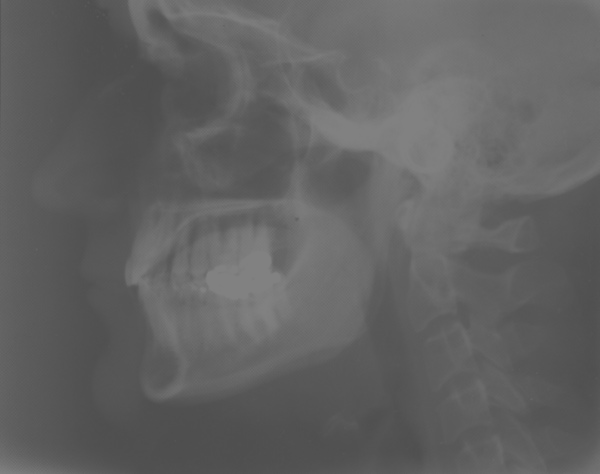
#> input picture Image Processing/Task 4/data/cv04_rentgen.bmp, 600 x 474 px
$ python 02_histogram_equalization.py
#> lines starting #> are read from the running program, lines starting #| are printed output that depends on the picture
import cv2
import numpy as np
import matplotlib.pyplot as plt

'''
Does image equalization on an image (improves contrast)
'''

# Reading image
image = cv2.imread("./data/cv04_rentgen.bmp")
#> image is the input picture: shape (474, 600, 3); min 78, max 129, mean 97.9
equalized = image.copy()

# Calculating the histogram
flat_img = image[:,:,0].ravel() # Assumed grayscale 1D array
histogram, _ = np.histogram(flat_img, bins=256, range=[0,256])
#> histogram = 256 values, max 10811 at index 88, min 0 at index 0, mean 1110.9

# Constants
lowest_intensity = 0 # start index for cum sum
min_intensity = 0 # lowest greyscale value
max_intensity = 255 # highest greyscale value
width = image.shape[0]
#> width = 474
height = image.shape[1]
#> height = 600

# Equalization
for y in range(0, width):
    for x in range(0,height):
        intensity = image[y,x,0]
        cum_intensity = np.sum(histogram[lowest_intensity:intensity+1]) # cum sum from zero to current intensity (to see where it lies in the distribution)
        equalized[y,x] = (max_intensity/(width*height))*cum_intensity # normalization (to spread values accros the distribution of 0-255)
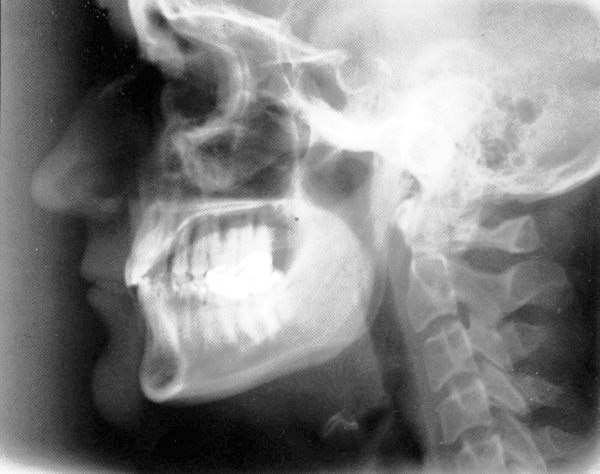
#> equalized: shape (474, 600, 3); min 0, max 255, mean 130.1

# Image display
display = np.concatenate((image, equalized), axis=1)
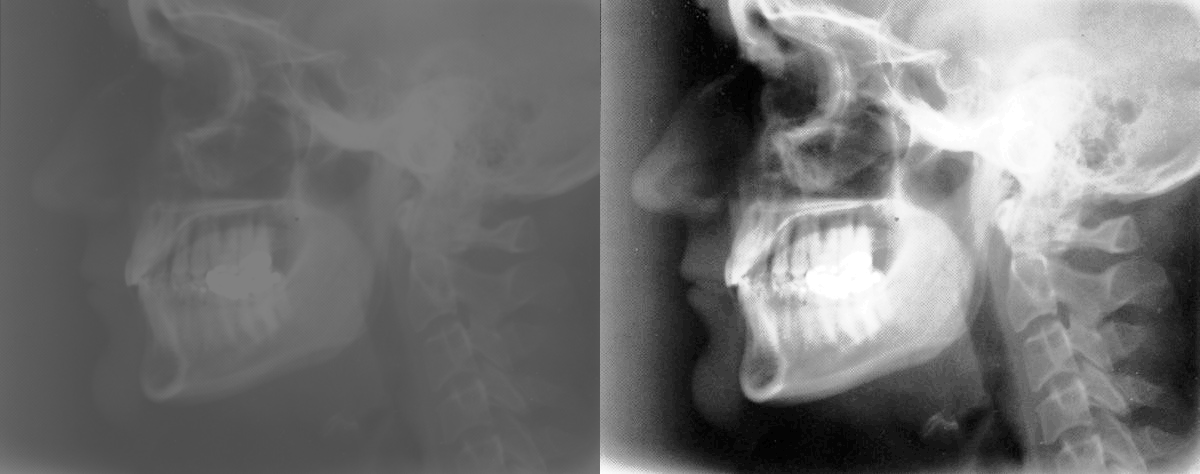
#> display: shape (474, 1200, 3); min 0, max 255, mean 114
cv2.imshow("Equalized image", display)
cv2.waitKey(0)

# Flatten equalized hist
flat_equal=equalized[:,:,0].ravel()
equal_hist, _ = np.histogram(flat_equal, bins=256, range=[0,256])
#> equal_hist = 256 values, max 10811 at index 78, min 0 at index 1, mean 1110.9

# Display hists
plt.figure(figsize=(12, 4))
plt.subplot(1, 2, 1)
plt.title("Original Histogram")
plt.bar(range(0,256), histogram, color='blue')
plt.subplot(1, 2, 2)
plt.title("Equalized Histogram")
plt.bar(range(0,256), equal_hist, color='green')
plt.tight_layout()
plt.show()
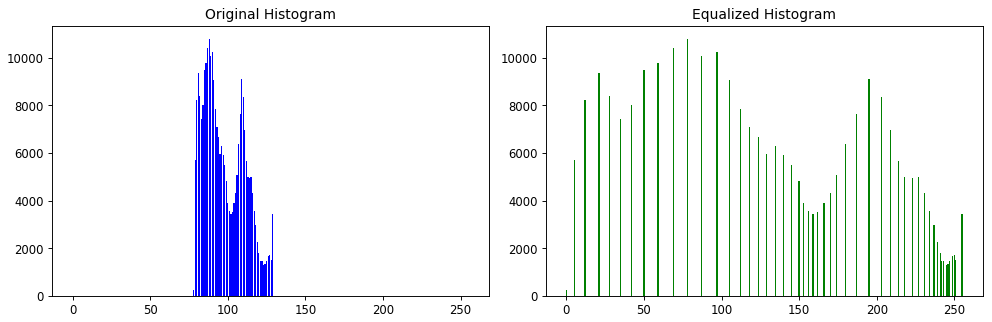
#> figure drawn by matplotlib, 2 panels; panel 1: tallest bar 10811 high, from x = 87.6 to 88.4; panel 2: tallest bar 10811 high, from x = 77.6 to 78.4
